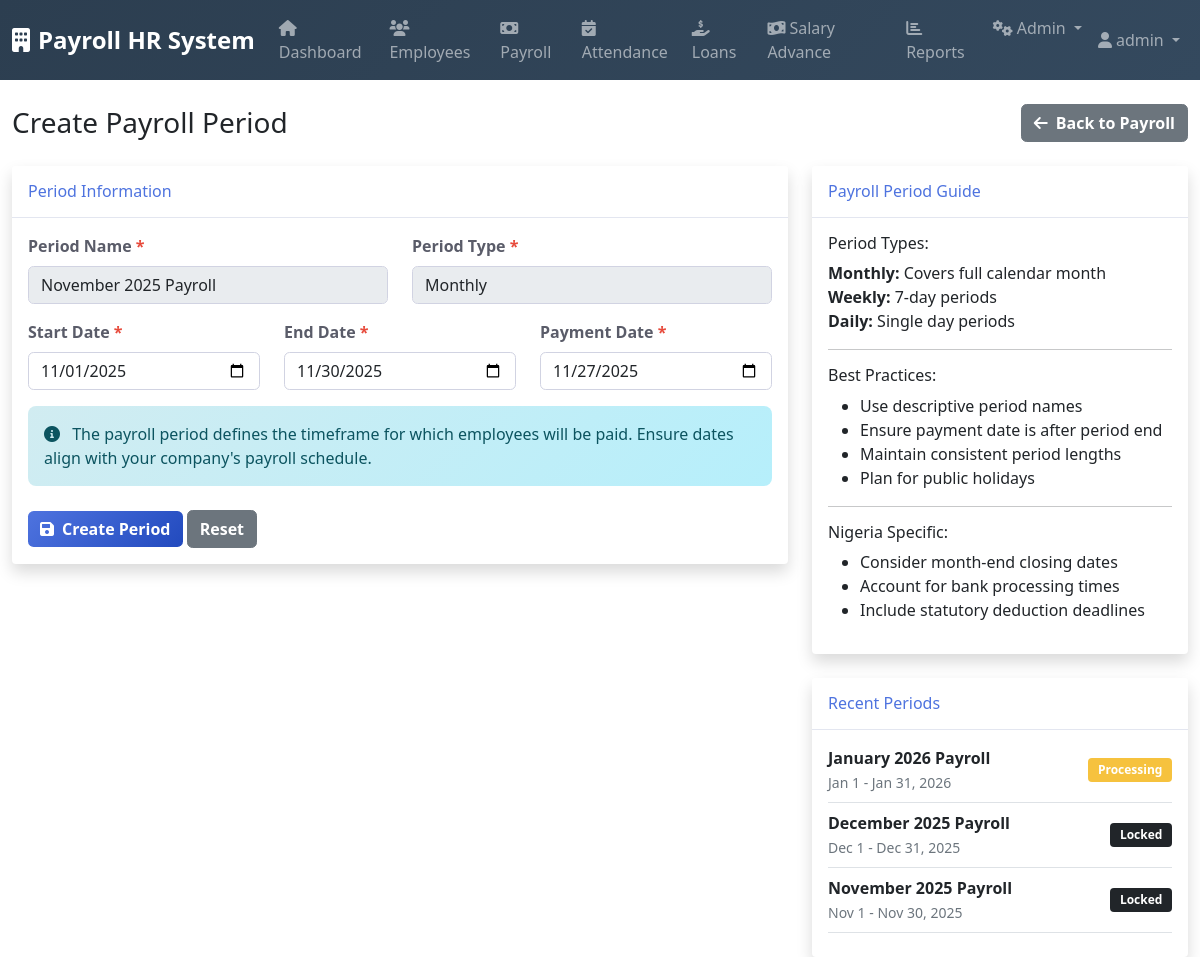
/modules/payroll/periods.php (signed in), run on the app's committed database.
### tables this page shows
CREATE TABLE `payroll_periods` (
  `period_id` int(11) NOT NULL,
  `company_id` int(11) NOT NULL,
  `period_name` varchar(100) NOT NULL,
  `start_date` date NOT NULL,
  `end_date` date NOT NULL,
  `payment_date` date NOT NULL,
  `period_type` enum('monthly','weekly','daily') NOT NULL,
  `status` enum('draft','processing','validation','review','approved','locked') NOT NULL,
  `created_by` int(11) DEFAULT NULL,
  `approved_by` int(11) DEFAULT NULL,
  `created_at` timestamp NOT NULL DEFAULT current_timestamp()
);

### includes/functions.php (called while the page is built, shortened)
<?php
function formatDate($date, $format = 'F j, Y') {
    return date($format, strtotime($date));
}

### modules/payroll/periods.php (the view, shortened to what this page needs)
<?php
require_once '../../includes/functions.php';
$database = new Database();
$db = $database->getConnection();
$default_start_date = null;
$default_end_date = null;
$default_payment_date = null;
$default_period_name = null;
function getPayrollPaymentDateForMonth(DateTime $anyDateInMonth): DateTime {
    $year = $anyDateInMonth->format('Y');
    $month = $anyDateInMonth->format('m');
    if ($month === '12') {
        $payment = new DateTime("$year-12-20");
        $dow = (int)$payment->format('N');
        if ($dow === 6) $payment->modify('-1 day');
        elseif ($dow === 7) $payment->modify('-2 days');
    } else {
        $payment = new DateTime("$year-$month-27");
        $dow = (int)$payment->format('N');
    }
    return $payment;
}
try {
    $stmt = $db->prepare("SELECT start_date, end_date, status FROM payroll_periods ORDER BY start_date DESC LIMIT 1");
    $stmt->execute();
    $most_recent_period = $stmt->fetch(PDO::FETCH_ASSOC);
    if ($most_recent_period && $most_recent_period['status'] === 'locked') {
        $locked_end_date = new DateTime($most_recent_period['end_date']);
        $next_start = clone $locked_end_date;
        $next_start->modify('first day of next month');
        $default_start_date = $next_start->format('Y-m-d');
        $next_end = clone $next_start;
        $next_end->modify('last day of this month');
        $default_end_date = $next_end->format('Y-m-d');
        $payment_date = getPayrollPaymentDateForMonth($next_end);
        $default_payment_date = $payment_date->format('Y-m-d');
        $default_period_name = $next_start->format('F Y') . ' Payroll';
    } else {
        $today = new DateTime();
        $default_start_date = $today->format('Y-m-01');
        $default_end_date = $today->format('Y-m-t');
        $payment_date = getPayrollPaymentDateForMonth($today);
        $default_payment_date = $payment_date->format('Y-m-d');
        $default_period_name = $today->format('F Y') . ' Payroll';
    }
} catch (PDOException $e) {
    $today = new DateTime();
    $default_start_date = $today->format('Y-m-01');
    $default_end_date = $today->format('Y-m-t');
    $payment_date = getPayrollPaymentDateForMonth($today);
    $default_payment_date = $payment_date->format('Y-m-d');
    $default_period_name = $today->format('F Y') . ' Payroll';
    error_log("Error fetching most recent payroll period for defaults: " . $e->getMessage());
}
include '../../includes/header.php';
?>
<div class="d-flex justify-content-between align-items-center mb-4">
    <h1 class="h3 mb-0 text-gray-800">Create Payroll Period</h1>
    <a href="index.php" class="btn btn-secondary">
        <i class="fas fa-arrow-left me-2"></i>Back to Payroll
    </a>
</div>
<div class="row">
    <div class="col-lg-8">
        <div class="card shadow">
            <div class="card-header py-3">
                <h6 class="m-0 font-weight-bold text-primary">Period Information</h6>
            </div>
            <div class="card-body">
                <form method="POST" id="periodForm">
                    <div class="row">
                        <div class="col-md-6">
                            <div class="mb-3">
                                <label class="form-label">Period Name <span class="text-danger">*</span></label>
                                <input type="text" class="form-control" name="period_name"
                                       value="<?php echo htmlspecialchars($_POST['period_name'] ?? $default_period_name); ?>"
                                       placeholder="e.g., January 2024 Payroll" required readonly>
                            </div>
                        </div>
                        <div class="col-md-6">
                            <div class="mb-3">
                                <label class="form-label">Period Type <span class="text-danger">*</span></label>
                                <select class="form-control" name="period_type" required readonly>
                                    <option value="monthly" <?php echo ($_POST['period_type'] ?? '') == 'monthly' ? 'selected' : ''; ?>>Monthly</option>
                                </select>
                            </div>
                        </div>
                    </div>
                    <div class="row">
                        <div class="col-md-4">
                            <div class="mb-3">
                                <label class="form-label">Start Date <span class="text-danger">*</span></label>
                                <input type="date" class="form-control" name="start_date"
                                       value="<?php echo htmlspecialchars($_POST['start_date'] ?? $default_start_date); ?>" required>
                            </div>
                        </div>
                        <div class="col-md-4">
                            <div class="mb-3">
                                <label class="form-label">End Date <span class="text-danger">*</span></label>
                                <input type="date" class="form-control" name="end_date"
                                       value="<?php echo htmlspecialchars($_POST['end_date'] ?? $default_end_date); ?>" required>
                            </div>
                        </div>
                        <div class="col-md-4">
                            <div class="mb-3">
                                <label class="form-label">Payment Date <span class="text-danger">*</span></label>
                                <input type="date" class="form-control" name="payment_date"
                                       value="<?php echo htmlspecialchars($_POST['payment_date'] ?? $default_payment_date); ?>" required>
                            </div>
                        </div>
                    </div>
                    <div class="alert alert-info">
                        <i class="fas fa-info-circle me-2"></i>
                        The payroll period defines the timeframe for which employees will be paid.
                        Ensure dates align with your company's payroll schedule.
                    </div>
                    <div class="mt-4">
                        <button type="submit" class="btn btn-primary btn">
                            <i class="fas fa-save me-2"></i>Create Period
                        </button>
                        <button type="reset" class="btn btn-secondary">Reset</button>
                    </div>
                </form>
            </div>
        </div>
    </div>
    <div class="col-lg-4">
        <div class="card shadow">
            <div class="card-header py-3">
                <h6 class="m-0 font-weight-bold text-primary">Payroll Period Guide</h6>
            </div>
            <div class="card-body">
                <h6>Period Types:</h6>
                <ul class="list-unstyled">
                    <li><strong>Monthly:</strong> Covers full calendar month</li>
                    <li><strong>Weekly:</strong> 7-day periods</li>
                    <li><strong>Daily:</strong> Single day periods</li>
                </ul>
                <hr>
                <h6>Best Practices:</h6>
                <ul>
                    <li>Use descriptive period names</li>
                    <li>Ensure payment date is after period end</li>
                    <li>Maintain consistent period lengths</li>
                    <li>Plan for public holidays</li>
                </ul>
                <hr>
                <h6>Nigeria Specific:</h6>
                <ul>
                    <li>Consider month-end closing dates</li>
                    <li>Account for bank processing times</li>
                    <li>Include statutory deduction deadlines</li>
                </ul>
            </div>
        </div>
        <div class="card shadow mt-4">
            <div class="card-header py-3">
                <h6 class="m-0 font-weight-bold text-primary">Recent Periods</h6>
            </div>
            <div class="card-body">
                <?php
                try {
                    $recent_query = "SELECT period_name, start_date, end_date, status
                                    FROM payroll_periods
                                    ORDER BY created_at DESC
                                    LIMIT 5";
                    $recent_stmt = $db->prepare($recent_query);
                    $recent_stmt->execute();
                    $recent_periods = $recent_stmt->fetchAll(PDO::FETCH_ASSOC);
                    foreach ($recent_periods as $recent):
                ?>
                <div class="d-flex justify-content-between align-items-center mb-2 pb-2 border-bottom">
                    <div>
                        <strong><?php echo htmlspecialchars($recent['period_name']); ?></strong><br>
                        <small class="text-muted">
                            <?php echo formatDate($recent['start_date'], 'M j'); ?> -
                            <?php echo formatDate($recent['end_date'], 'M j, Y'); ?>
                        </small>
                    </div>
                    <span class="badge bg-<?php
                        switch($recent['status']) {
                            case 'processing': echo 'warning'; break;
                            case 'locked': echo 'dark'; break;
                        }
                    ?>">
                        <?php echo ucfirst($recent['status']); ?>
                    </span>
                </div>
                <?php endforeach; ?>
                <?php } catch (PDOException $e) { ?>
                <p class="text-muted">Unable to load recent periods.</p>
                <?php } ?>
            </div>
        </div>
    </div>
</div>
<?php include '../../includes/footer.php'; ?>

### assets/css/styles.css (style rules this page uses)
.card { border: none; box-shadow: 0 0.15rem 1.75rem 0 rgba(58, 59, 69, 0.15); transition: all 0.3s; }
.card-header { background: white; border-bottom: 1px solid #e3e6f0; font-weight: 700; }
.btn { border-radius: 0.35rem; font-weight: 600; transition: all 0.3s; }
.btn-primary { background: linear-gradient(135deg, #4e73df 0%, #224abe 100%); border: none; }
.badge { font-weight: 600; padding: 0.5em 0.8em; }
.form-control { border: 1px solid #d1d3e2; border-radius: 0.35rem; transition: border-color 0.15s ease-in-out, box-shadow 0.15s ease-in-out; }
.form-label { font-weight: 600; color: #5a5c69; margin-bottom: 0.5rem; }
.alert { border: none; border-radius: 0.5rem; font-weight: 500; }
.alert-info { background: linear-gradient(135deg, #d1ecf1 0%, #b6effb 100%); color: #0c5460; }
.text-primary { color: #4e73df !important; }
.text-danger { color: #e74a3b !important; }
.bg-warning { background-color: #f6c23e !important; }

### data on the page
payroll_periods: period_name "January 2026 Payroll", start_date "Jan 1", end_date "Jan 31, 2026", status "Processing"
payroll_periods: period_name "December 2025 Payroll", start_date "Dec 1", end_date "Dec 31, 2025", status "Locked"
payroll_periods: period_name "November 2025 Payroll", start_date "Nov 1", end_date "Nov 30, 2025", status "Locked"

### other printed values
$current_user['full_name'] "admin"
